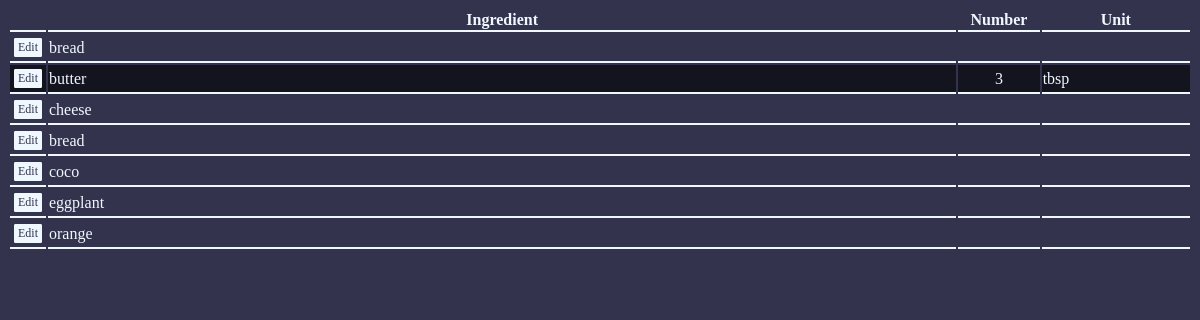
The page /tables/ingredients.php?rId=2 on the database its author committed.
### tables this page shows
CREATE TABLE `USER_INGREDIENTS` (
  `User_Id` int(11) NOT NULL,
  `Ingredient` varchar(20) NOT NULL,
  `count` int(11) NOT NULL DEFAULT '0',
  `unit` varchar(15) DEFAULT NULL,
  PRIMARY KEY (`User_Id`,`Ingredient`),
  KEY `IngredientUser_idx` (`Ingredient`),
  CONSTRAINT `IngredientUser` FOREIGN KEY (`Ingredient`) REFERENCES `INGREDIENT` (`Name`) ON DELETE CASCADE ON UPDATE CASCADE,
  CONSTRAINT `UserIDSTD` FOREIGN KEY (`User_Id`) REFERENCES `STD_USER` (`User_Id`) ON DELETE CASCADE ON UPDATE CASCADE
);

CREATE TABLE `RECIPE_CONTAINS` (
  `Recipe_Id` int(11) NOT NULL,
  `Ingredient` varchar(25) NOT NULL,
  `Quantity` float DEFAULT NULL,
  `Unit` varchar(15) DEFAULT NULL,
  PRIMARY KEY (`Recipe_Id`,`Ingredient`),
  KEY `RecipeIngredient_idx` (`Ingredient`),
  CONSTRAINT `RecipeIdContains` FOREIGN KEY (`Recipe_Id`) REFERENCES `RECIPE` (`Recipe_Id`) ON DELETE CASCADE ON UPDATE CASCADE,
  CONSTRAINT `RecipeIngredient` FOREIGN KEY (`Ingredient`) REFERENCES `INGREDIENT` (`Name`) ON DELETE CASCADE ON UPDATE CASCADE
);

### tables/ingredients.php (the view, shortened to what this page needs)
<?php
  function printTogglable($row, $rec, $in, $db) {
    $ingredient = $row['Ingredient'];
    if (!in_array($ingredient,$in)) {
      $style = '';
    } else {
      $style = 'background-color:rgba(0,0,0,0.6)';
    }
    $sqlText = "SELECT * FROM RECIPE_CONTAINS WHERE Recipe_Id = '$rec' AND Ingredient = '$ingredient' ;";
    $iInfo = $db->query($sqlText);
    $irow = $iInfo->fetch_assoc();
    $number = $irow['Quantity'];
    $unit = $irow['Unit'];
    echo "
    <tr style=\"$style\">
      <td><button class=\"smallButton\" onClick=\"location.href = '../edit/ingredient.php?rId=$rec&i=$ingredient'\">Edit</button></td>
      <td onClick=\"toggleInRecipe($rec,'$ingredient')\" style=\"text-align:left;width:80%;\">$ingredient</td>
      <td onClick=\"toggleInRecipe($rec,'$ingredient')\" style=\"text-align:center;width:7%;\">$number</td>
      <td onClick=\"toggleInRecipe($rec,'$ingredient')\" style=\"width:13%;\">$unit</td>
    </tr>";
  }
 ?>
<html>
  <head>
    <link rel="stylesheet" href="../styles/body_styles.css">
    <link rel="stylesheet" href="../styles/table_styles.css">
  </head>
  <body>
    <table>
      <tr>
        <th></th>
        <th>Ingredient</th>
        <th>Number</th>
        <th>Unit</th>
      </tr>
      <?php
        $rId = $_GET['rId'];
        $root = "../";
        include($root . "connection/dbConfig.php");
        $uID = $_SESSION['user_id'];
        if ($rId == NULL) {
          $sqlText = "SELECT * FROM USER_INGREDIENTS WHERE User_Id =" . $uID .";";
        } else {
          $sqlText = "SELECT * FROM USER_INGREDIENTS;";
        }
        $res = $db->query($sqlText);
        $inRecipe = array("");
        if ( !($rId == NULL) ) {
          $sqlInRecipe = "SELECT `RECIPE_CONTAINS`.`Ingredient` FROM `Project_Database`.`RECIPE_CONTAINS`
                          WHERE `Recipe_Id` = '$rId';";
          $inRecipeResult = $db->query($sqlInRecipe);
          if ( $inRecipeResult->num_rows > 0  ){
            while ( $row = $inRecipeResult->fetch_assoc() ) {
              array_push($inRecipe, $row['Ingredient']);
            }
          }
        }
        if ( $res->num_rows > 0 ) {
          while ( $row = $res->fetch_assoc() ) {
            if ( ($rId == NULL) ){
              printRegular($row);
            } else {
              printTogglable($row, $rId, $inRecipe, $db);
            }
          }
        } else {
          echo "<tr><td colspan=\"100%\">None</td></tr>";
        }
      ?>
    </table>
  </body>
</html>

### styles/body_styles.css (style rules this page uses)
html { background-color: #33334D; }
body { background-color: transparent; background-attachment: fixed; background-position: center; background-size: cover; color: #F0F8FF; font-family:avenir; font-size: 16; }

### styles/table_styles.css (style rules this page uses)
table { width: 100%; }
td, th { width: auto; margin: auto; border-bottom-width: 2px; border-bottom-style: solid; border-bottom-color: #F0F8FF; }
.smallButton { -webkit-transition-duration: 0.2s; transition-duration: 0.2s; background-color: #F0F8FF; border: none; color: #33334D; padding: 1px 3px; text-align: center; text-decoration: none; display: inline-block; font-size: 12px; font-family: avenir; border-radius: 1px; margin: 3px 3px; border: 1px solid #F0F8FF; }

### rows shown on the page
user_ingredients: Ingredient "bread"
user_ingredients: Ingredient "butter", recipe_contains.Quantity "3", recipe_contains.Unit "tbsp"
user_ingredients: Ingredient "cheese"
user_ingredients: Ingredient "bread"
user_ingredients: Ingredient "coco"
user_ingredients: Ingredient "eggplant"
user_ingredients: Ingredient "orange"
